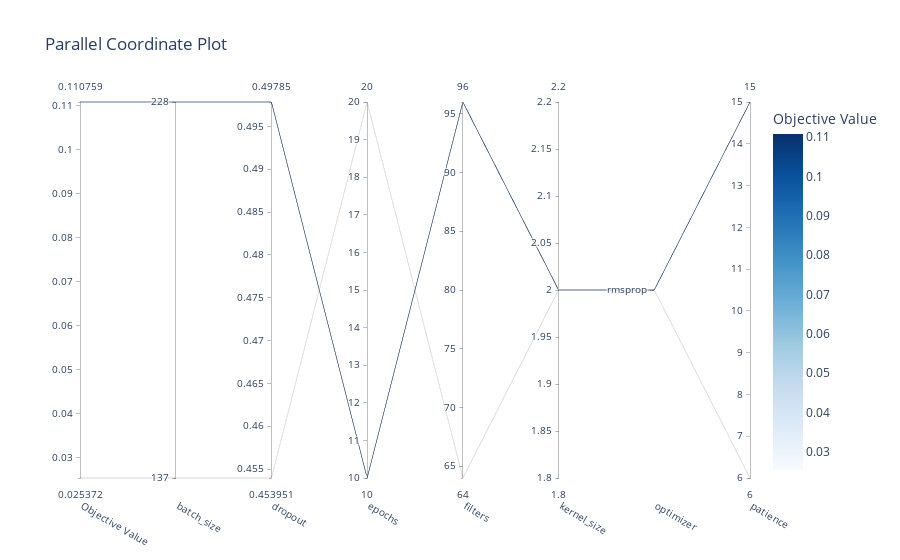

Source (notebook cell):
### Code cell
visualizations['parallel_coordinate']

### Figure 1 — Plotly figure (JSON) as saved in the notebook; plotly's stock layout.template omitted (floating-point values rounded to 4 significant figures)
{"data": [{"dimensions": [{"label": "Objective Value", "range": [0.02537, 0.1108], "values": [0.1108, 0.02537]}, {"label": "batch_size", "range": [2.137, 2.358], "ticktext": ["137", "228"], "tickvals": [2.137, 2.358], "values": [2.358, 2.137]}, {"label": "dropout", "range": [0.454, 0.4978], "values": [0.4978, 0.454]}, {"label": "epochs", "range": [10, 20], "values": [10, 20]}, {"label": "filters", "range": [64, 96], "values": [96, 64]}, {"label": "kernel_size", "range": [2, 2], "values": [2, 2]}, {"label": "optimizer", "range": [0, 0], "ticktext": ["rmsprop"], "tickvals": [0], "values": [0, 0]}, {"label": "patience", "range": [6, 15], "values": [15, 6]}], "labelangle": 30, "labelside": "bottom", "line": {"color": [0.1108, 0.02537], "colorbar": {"title": {"text": "Objective Value"}}, "colorscale": [[0, "rgb(247,251,255)"], [0.125, "rgb(222,235,247)"], [0.25, "rgb(198,219,239)"], [0.375, "rgb(158,202,225)"], [0.5, "rgb(107,174,214)"], [0.625, "rgb(66,146,198)"], [0.75, "rgb(33,113,181)"], [0.875, "rgb(8,81,156)"], [1, "rgb(8,48,107)"]], "reversescale": false, "showscale": true}, "type": "parcoords"}], "layout": {"title": {"text": "Parallel Coordinate Plot"}}}
